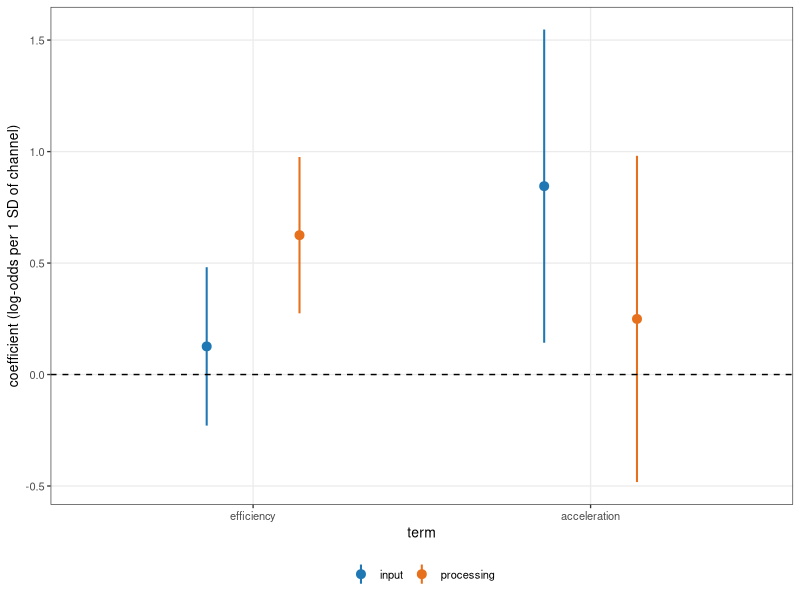
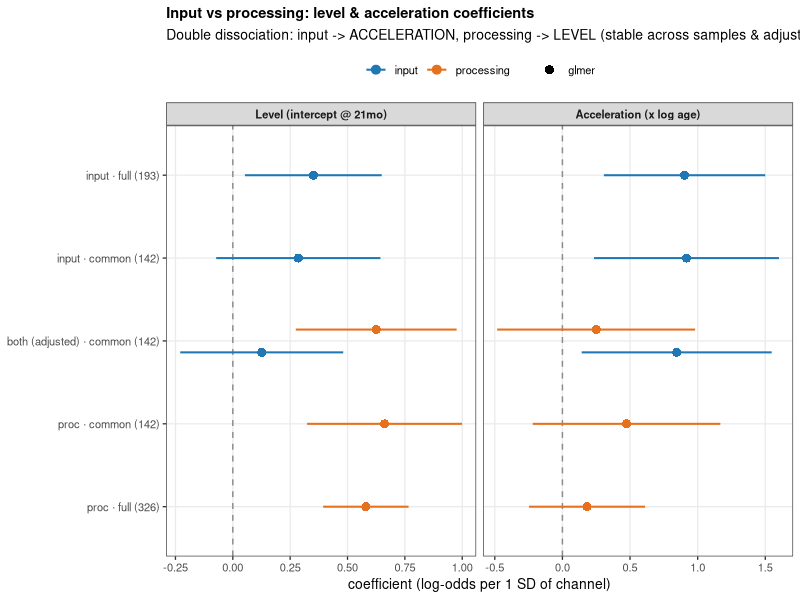
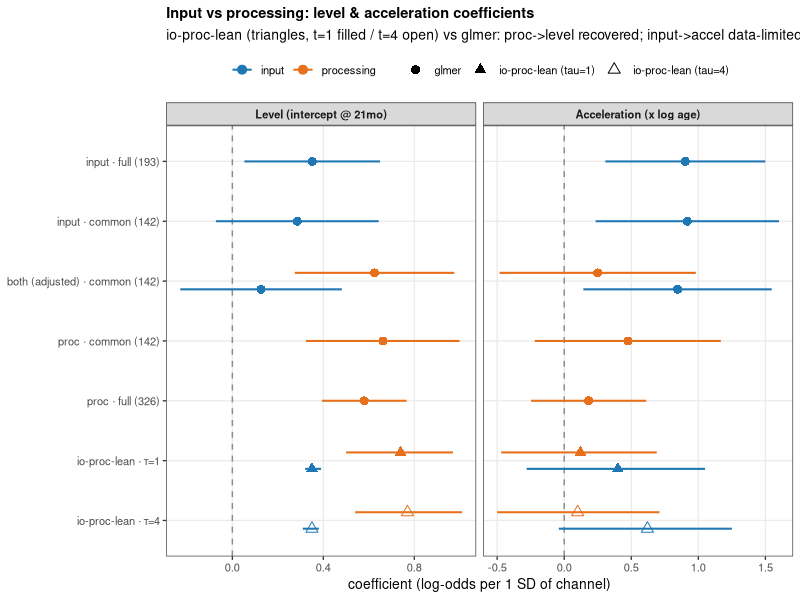
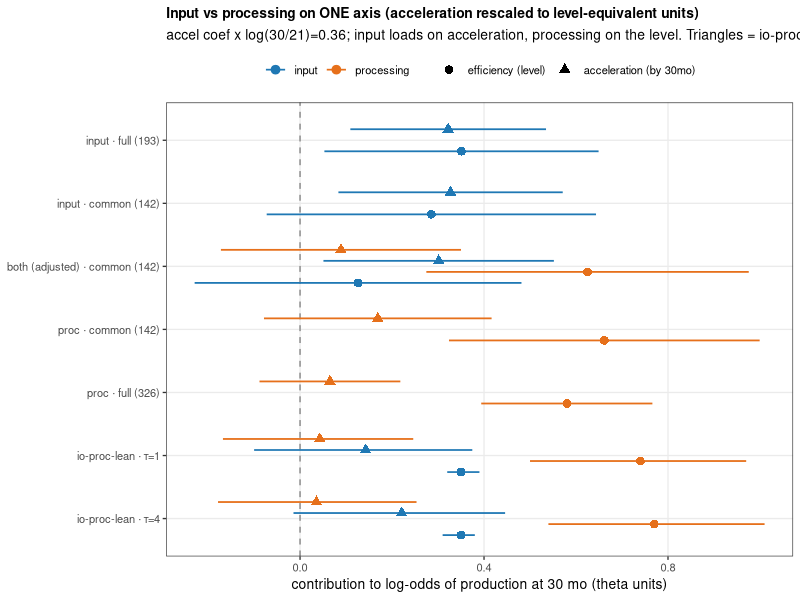

Write R code to recreate these figures, in order.
## Figure: input & processing coefficients (level + acceleration) with 95% CI
## across glmer specs/samples -- the robustness/benchmark view (cf. paper Fig 3B).
## v1 = glmer specs only; v2 = + Bayesian SM2 D'3 overlay (input channel, approx
## theta~logit scale). Reads results/glmer_ladder_coefs.csv. RUN LOCALLY.
suppressPackageStartupMessages({library(dplyr); library(ggplot2); library(here); library(readr); library(forcats)})
co  <- read_csv(here("studies/io_proc_glmer/results/glmer_ladder_coefs.csv"), show_col_types = FALSE)
sm2 <- read_csv(here("studies/io_proc_glmer/results/sm2_overlay.csv"), show_col_types = FALSE)  # static SM2 D'3 overlay
co  <- dplyr::bind_rows(co, sm2)

lab <- c(input_full="input · full (193)", input_common="input · common (142)",
         both_common="both (adjusted) · common (142)",
         proc_common="proc · common (142)", proc_full="proc · full (326)",
         lean_t1="io-proc-lean · τ=1", lean_t4="io-proc-lean · τ=4")
ord <- rev(c("input · full (193)","input · common (142)","both (adjusted) · common (142)",
             "proc · common (142)","proc · full (326)",
             "io-proc-lean · τ=1","io-proc-lean · τ=4"))
prep <- function(d) d %>% mutate(
  spec_lab = factor(lab[spec], levels = ord),
  term = factor(term, levels = c("level","acceleration"),
                labels = c("Level (intercept @ 21mo)","Acceleration (x log age)")),
  channel = factor(channel, levels = c("input","processing")))

dodge <- position_dodge(width = 0.55)
make_fig <- function(d, subtitle) ggplot(d, aes(est, spec_lab, color = channel, shape = model_type, group = channel)) +
  geom_vline(xintercept = 0, linetype = 2, color = "grey55") +
  geom_linerange(aes(xmin = lo, xmax = hi), position = dodge, linewidth = 0.7) +
  geom_point(position = dodge, size = 2.7) +
  facet_wrap(~ term, scales = "free_x") +
  scale_color_manual(values = c(input = "#1f78b4", processing = "#e6701b")) +
  scale_shape_manual(values = c(glmer = 16, `io-proc-lean (tau=1)` = 17, `io-proc-lean (tau=4)` = 2)) +
  labs(x = "coefficient (log-odds per 1 SD of channel)", y = NULL, color = NULL, shape = NULL,
       title = "Input vs processing: level & acceleration coefficients", subtitle = subtitle) +
  theme_bw(base_size = 10) +
  theme(legend.position = "top", panel.grid.minor = element_blank(),
        plot.title = element_text(face = "bold", size = 10.5), strip.text = element_text(face = "bold"))

### specific for the BUCLD abstract
both_data <- filter(co, spec == "both_common") |>
  mutate(term = fct_relevel(fct_recode(term, "efficiency" = "level"),
                            "efficiency"))

ggplot(both_data, 
       aes(x = term, y = est, color = channel)) +
  # geom_vline(xintercept = 0, linetype = 2, color = "grey55") +
  geom_linerange(aes(ymin = lo, ymax = hi), position = dodge, linewidth = 0.7) +
  geom_point(position = dodge, size = 2.7) +
  geom_hline(yintercept = 0, lty = 2) + 
  # facet_wrap(~ term, scales = "free_x") +
  scale_color_manual(values = c(input = "#1f78b4", processing = "#e6701b")) +
  labs(y = "coefficient (log-odds per 1 SD of channel)", y = NULL, color = NULL, shape = NULL) +
  theme_bw(base_size = 10) +
  theme(legend.position = "bottom", panel.grid.minor = element_blank())



### figures
p1 <- make_fig(prep(filter(co, model_type == "glmer")),
               "Double dissociation: input -> ACCELERATION, processing -> LEVEL (stable across samples & adjustment)")
ggsave(here("studies/io_proc_glmer/figs/io_proc_glmer_coefs.png"), p1, width = 10, height = 3.4, dpi = 150)

p2 <- make_fig(prep(co),
               "io-proc-lean (triangles, t=1 filled / t=4 open) vs glmer: proc->level recovered; input->accel data-limited (0.4-0.6 < glmer 0.85)")
ggsave(here("studies/io_proc_glmer/figs/io_proc_glmer_coefs_vs_sm2.png"), p2, width = 10, height = 3.8, dpi = 150)

### ONE-AXIS view: acceleration rescaled to level-equivalent theta units.
### A slope coef b_accel contributes b_accel*log(t_ref/a0) to theta by age t_ref,
### so x log(30/21)=0.357 puts acceleration in the same units as the efficiency (level)
### effect -> both channels' effects on ONE comparable axis (theta ~ log-odds, lambda_bar=1).
A0 <- 21; T_REF <- 30; KACC <- log(T_REF / A0)
co_rs <- co %>% mutate(
  acc      = term == "acceleration",
  est2 = ifelse(acc, est * KACC, est),
  lo2  = ifelse(acc, lo  * KACC, lo),
  hi2  = ifelse(acc, hi  * KACC, hi),
  spec_lab = factor(lab[spec], levels = ord),
  channel  = factor(channel, levels = c("input", "processing")),
  term2    = factor(term, levels = c("level","acceleration"),
                    labels = c("efficiency (level)", paste0("acceleration (by ", T_REF, "mo)"))))
dodge2 <- position_dodge(width = 0.7)
p3 <- ggplot(co_rs, aes(est2, spec_lab, color = channel, shape = term2,
                        group = interaction(channel, term2))) +
  geom_vline(xintercept = 0, linetype = 2, color = "grey55") +
  geom_linerange(aes(xmin = lo2, xmax = hi2), position = dodge2, linewidth = 0.6) +
  geom_point(position = dodge2, size = 2.6) +
  scale_color_manual(values = c(input = "#1f78b4", processing = "#e6701b")) +
  scale_shape_manual(values = setNames(c(16, 17), levels(co_rs$term2))) +
  labs(x = sprintf("contribution to log-odds of production at %d mo (theta units)", T_REF),
       y = NULL, color = NULL, shape = NULL,
       title = "Input vs processing on ONE axis (acceleration rescaled to level-equivalent units)",
       subtitle = sprintf("accel coef x log(%d/%d)=%.2f; input loads on acceleration, processing on the level. Triangles = io-proc-lean (Bayesian)", T_REF, A0, KACC)) +
  theme_bw(base_size = 10) +
  theme(legend.position = "top", panel.grid.minor = element_blank(),
        plot.title = element_text(face = "bold", size = 10))
ggsave(here("studies/io_proc_glmer/figs/io_proc_glmer_coefs_rescaled.png"), p3, width = 10, height = 4.0, dpi = 150)
cat("wrote figs/io_proc_glmer_coefs{,_vs_sm2,_rescaled}.png\n")
